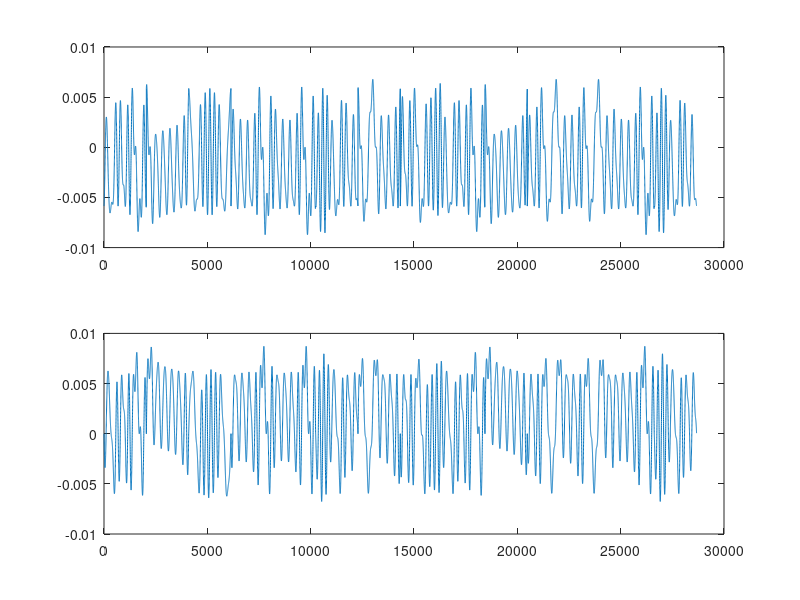
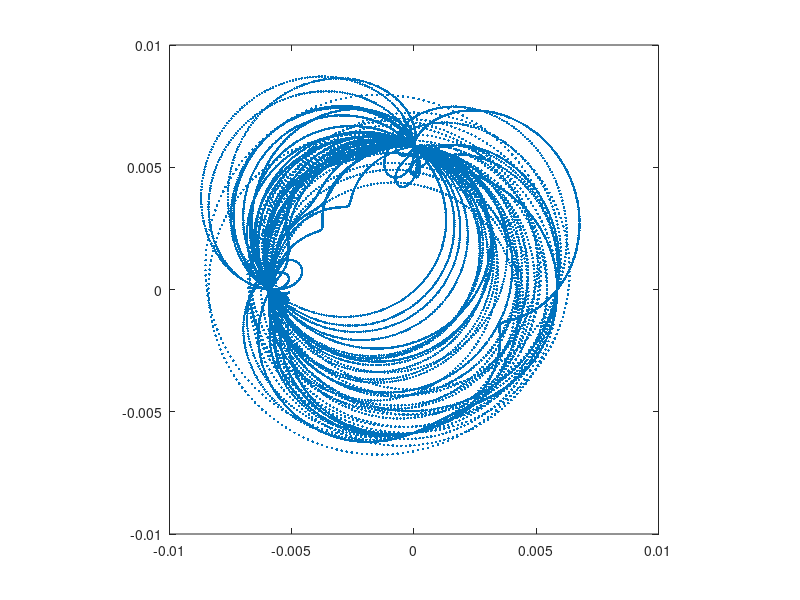
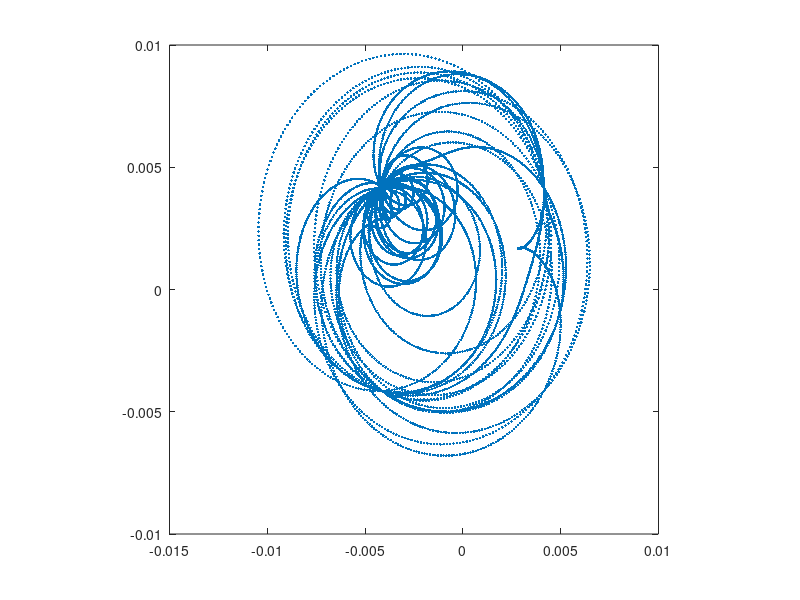

Recreate these plots in MATLAB, in order.
%M=[0xFFFFFFFF, 0x4BA5A933, 0x7D910E5A, 0x6D26339C, 0x71C7C3E0,0x7E0FFC00, 0x731D8E64, 0x6B44F5B0, 0x7DC218EC, 0x4DA1B746, 0x42F0FFFF]''
M = [4294967295,   1269147955,   2106658394,   1831220124,   1908917216,   2114976768,   1931316836, 1799681456,   2109872364,   1302443846,   1123090431];

% K=11 bit, S=14 symbols
C11_3gpp=zeros(2048,14*12);
cw_QPSK = zeros(16,1);
cw = zeros(32,1);
for C=0:2047, % C is in the input c-sequence, C=[c0 c1 c2 ... c(K-1)]
%  a
  D=mod(C,2)*M(1); % D is the d-sequence, D=[d0 d1 d2 ... d31];
  for n=2:11,
    D = bitxor(D,(mod(floor(C*(2^(1-n))),2)*M(n)));
  end
  for n=0:2:31 % This is pi/2-BPSK
    bit0=(1-(2*mod(floor(D/(2^n)),2)));
    bit1=(1-(2*mod(floor(D/(2^(n+1))),2)));
    cw(1+n) = bit0;
    cw(2+n) = sqrt(-1)*bit1; % to use normal BPSK, remove the pi/2 rotation
    cw_QPSK(1+(n/2)) = (bit0 + sqrt(-1)*bit1)/sqrt(2);
  end
  idx=0;
  for symb=0:13,
    for re=0:11,
      if (symb==3 | symb==10)
         C11_3gpp(1+C,1+(symb*12)+(0:11)) = ones(1,12); 
         C11_3gpp_QPSK(1+C,1+(symb*12)+(0:11)) = ones(1,12); 
         symb=symb+1;
      endif
%      fprintf("symb %d,re %d\n",symb,re);
      C11_3gpp(1+C,1+(symb*12)+re) = cw(1+rem(idx,32)); % rate-matching of the cw-sequence
      C11_3gpp_QPSK(1+C,1+(symb*12)+re) = cw_QPSK(1+rem(idx,16)); % rate-matching of the cw-sequence
      idx=idx+1;
    end
  end
end

% C is the code sequence to be generated
C=77;
c0_t=[];
c0_t_QPSK=[];
for (symb=0:13)
% extract OFDM symbols "symb" from coded sequence and do the DFT-precoding (SC-FDMA in the lecture slides)
  if (symb==3) 
    symb=4;
  endif
  if (symb==10)
    symb=11;
  endif
  c0_f = fft(C11_3gpp(1+C,1+(symb*12) + (0:11)));
  c0_f_QPSK = fft(C11_3gpp_QPSK(1+C,1+(symb*12) + (0:11)));
  c0_t = [c0_t ifft(c0_f,2048)];
  c0_t_QPSK = [c0_t_QPSK ifft(c0_f_QPSK,2048)];
end

figure(1)
subplot(211)
plot(real(c0_t));
subplot(212)
plot(imag(c0_t));
figure(2)
plot(real(c0_t),imag(c0_t),'.')
axis('square') 
figure(3)
plot(real(c0_t_QPSK),imag(c0_t_QPSK),'.')
axis('square')